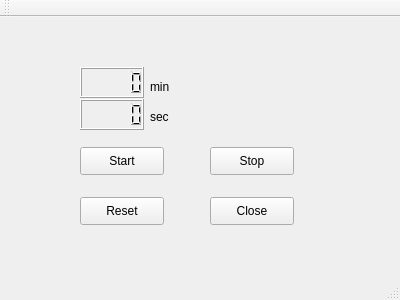
<?xml version="1.0" encoding="UTF-8"?>
<ui version="4.0">
 <class>MainWindow</class>
 <widget class="QMainWindow" name="MainWindow">
  <property name="geometry">
   <rect>
    <x>0</x>
    <y>0</y>
    <width>400</width>
    <height>300</height>
   </rect>
  </property>
  <property name="windowTitle">
   <string>MainWindow</string>
  </property>
  <widget class="QWidget" name="centralWidget">
   <widget class="QLCDNumber" name="lcdNumberMin">
    <property name="geometry">
     <rect>
      <x>80</x>
      <y>50</y>
      <width>64</width>
      <height>31</height>
     </rect>
    </property>
   </widget>
   <widget class="QLCDNumber" name="lcdNumberSec">
    <property name="geometry">
     <rect>
      <x>80</x>
      <y>82</y>
      <width>64</width>
      <height>31</height>
     </rect>
    </property>
   </widget>
   <widget class="QLabel" name="sec">
    <property name="geometry">
     <rect>
      <x>150</x>
      <y>90</y>
      <width>63</width>
      <height>20</height>
     </rect>
    </property>
    <property name="text">
     <string>sec</string>
    </property>
   </widget>
   <widget class="QLabel" name="label">
    <property name="geometry">
     <rect>
      <x>150</x>
      <y>60</y>
      <width>63</width>
      <height>20</height>
     </rect>
    </property>
    <property name="text">
     <string>min</string>
    </property>
   </widget>
   <widget class="QPushButton" name="startButton">
    <property name="geometry">
     <rect>
      <x>80</x>
      <y>130</y>
      <width>84</width>
      <height>28</height>
     </rect>
    </property>
    <property name="text">
     <string>Start</string>
    </property>
   </widget>
   <widget class="QPushButton" name="stopButton">
    <property name="geometry">
     <rect>
      <x>210</x>
      <y>130</y>
      <width>84</width>
      <height>28</height>
     </rect>
    </property>
    <property name="text">
     <string>Stop</string>
    </property>
   </widget>
   <widget class="QPushButton" name="resetButton">
    <property name="geometry">
     <rect>
      <x>80</x>
      <y>180</y>
      <width>84</width>
      <height>28</height>
     </rect>
    </property>
    <property name="text">
     <string>Reset</string>
    </property>
   </widget>
   <widget class="QPushButton" name="closeButton">
    <property name="geometry">
     <rect>
      <x>210</x>
      <y>180</y>
      <width>84</width>
      <height>28</height>
     </rect>
    </property>
    <property name="text">
     <string>Close</string>
    </property>
   </widget>
  </widget>
  <widget class="QMenuBar" name="menuBar">
   <property name="geometry">
    <rect>
     <x>0</x>
     <y>0</y>
     <width>400</width>
     <height>25</height>
    </rect>
   </property>
  </widget>
  <widget class="QToolBar" name="mainToolBar">
   <attribute name="toolBarArea">
    <enum>TopToolBarArea</enum>
   </attribute>
   <attribute name="toolBarBreak">
    <bool>false</bool>
   </attribute>
  </widget>
  <widget class="QStatusBar" name="statusBar"/>
 </widget>
 <layoutdefault spacing="6" margin="11"/>
 <resources/>
 <connections/>
</ui>
